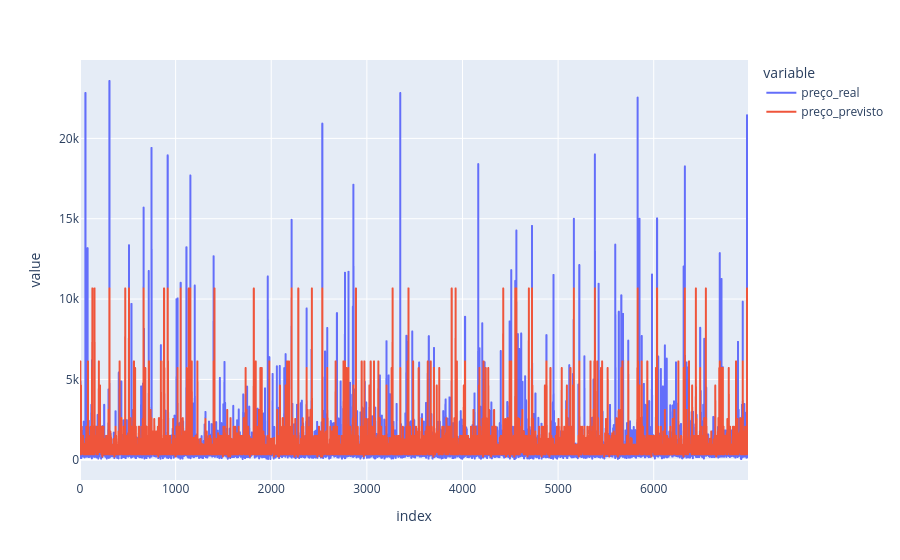

The code cell stored with this chart in its notebook:
### Markdown cell above
Ou seja, nosso modelo está realmente tendo algum efeito quando comparado com a média, está performando melhor que sem um modelo

### Code cell
df_resultados_arvore = pd.DataFrame({
    'id_imovel': X_test['id'],       # Busca o ID original que ficou de fora do treino
    'preço_real': y_test,             # A nota real (Target)
    'preço_previsto': y_pred_arvore      # A nota que a árvore calculou
})
df_resultados_arvore.reset_index(drop=True, inplace=True)
df_resultados_arvore['erro (%)'] = ((df_resultados_arvore['preço_real'] - df_resultados_arvore['preço_previsto']).abs() / df_resultados_arvore['preço_real'])*100


fig = px.line(df_resultados_arvore, y=['preço_real', 'preço_previsto'])
fig.show()
print(df_resultados_arvore[df_resultados_arvore['erro (%)'] >=10].head())

### Figure 1 — Plotly figure (JSON) as saved in the notebook; plotly's stock layout.template omitted (floating-point values rounded to 4 significant figures; data arrays with more than 128 entries replaced by an {"elided": "..."} marker saying what was removed)
{"data": [{"hovertemplate": "variable=preço_real<br>index=%{x}<br>value=%{y}<extra></extra>", "legendgroup": "preço_real", "line": {"color": "#636efa", "dash": "solid"}, "marker": {"symbol": "circle"}, "mode": "lines", "name": "preço_real", "showlegend": true, "type": "scattergl", "x": {"elided": "6987 int values"}, "xaxis": "x", "y": {"elided": "6987 float values"}, "yaxis": "y"}, {"hovertemplate": "variable=preço_previsto<br>index=%{x}<br>value=%{y}<extra></extra>", "legendgroup": "preço_previsto", "line": {"color": "#EF553B", "dash": "solid"}, "marker": {"symbol": "circle"}, "mode": "lines", "name": "preço_previsto", "showlegend": true, "type": "scattergl", "x": {"elided": "6987 int values"}, "xaxis": "x", "y": {"elided": "6987 float values"}, "yaxis": "y"}], "layout": {"legend": {"title": {"text": "variable"}, "tracegroupgap": 0}, "margin": {"t": 60}, "xaxis": {"anchor": "y", "domain": [0, 1], "title": {"text": "index"}}, "yaxis": {"anchor": "x", "domain": [0, 1], "title": {"text": "value"}}}}
